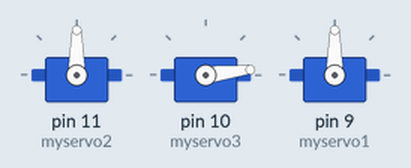
This sketch was run on a simulated Arduino Uno, built with avr-gcc and run on an emulated ATmega328P. On the bench: 3 × servo.

Above: at 0.15 s.
At 3.16 s:
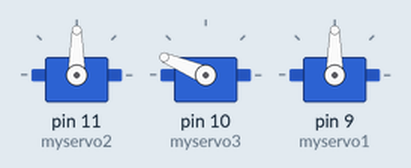
At 6.47 s:
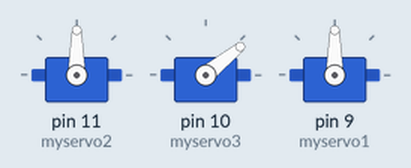
At 13.0 s:
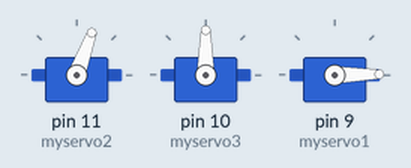
At 19.48 s:
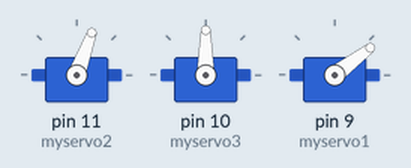
At 26.0 s:
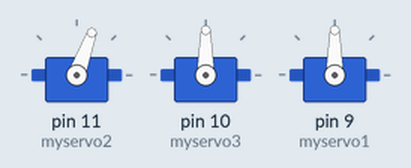
Timing chart, 0 to 27.5 s (numbered marks = the images above):
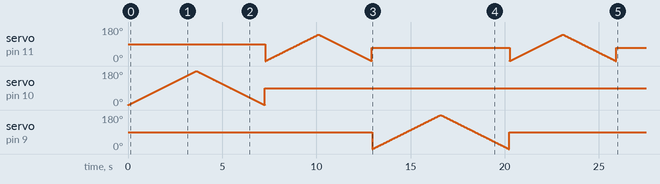

The sketch:

rob_arm_2.ino
```cpp
#include <Servo.h>
Servo myservo1;
 Servo myservo2;
Servo myservo3;
int pos = 0;
void setup()
{
   myservo2.attach(11);
  myservo3.attach(10);
  myservo1.attach(9);
}


void loop()
{
 for(pos=0;pos<=180;pos++)
 {
 myservo3.write(pos);
 delay(20);
 }
 for(pos=180;pos>=0;pos--)
 {
 myservo3.write(pos);
 delay(20);
 }
  myservo3.write(90);

 delay(20);
 for(pos=0;pos<=140;pos++)
 {
 myservo2.write(pos);
 delay(20);
 }
 for(pos=140;pos>=0;pos--)
 {
 myservo2.write(pos);
 delay(20);
 }

 myservo2.write(70);
 delay(20);


 for(pos=0;pos<=180;pos++)
 {
 myservo1.write(pos);
 delay(20);
 }
 for(pos=180;pos>=0;pos--)
 {
 myservo1.write(pos);
 delay(20);
 }

  myservo1.write(90);
 delay(20);


  for(pos=0;pos<=140;pos++)
 {
 myservo2.write(pos);
 delay(20);
 }
 for(pos=140;pos>=0;pos--)
 {
 myservo2.write(pos);
 delay(20);
 }

 myservo2.write(70);
 delay(20);


 delay(1000000);


}
```
